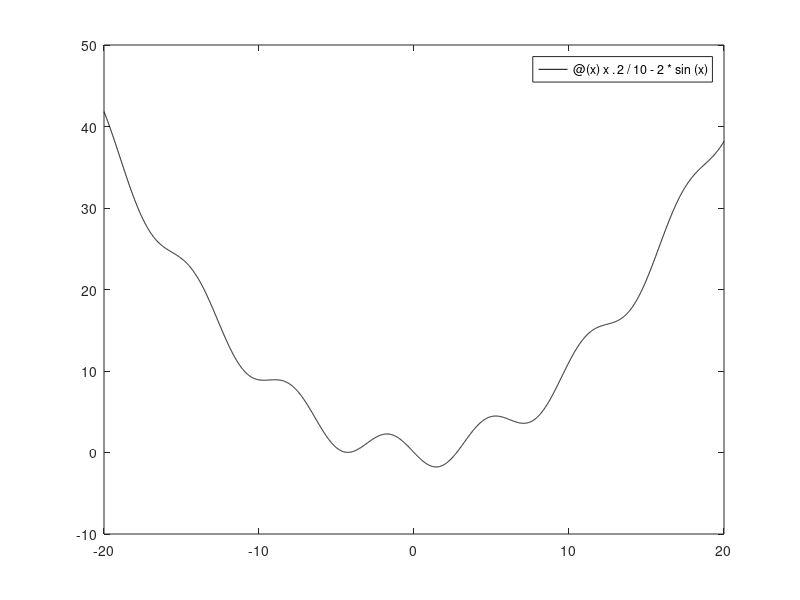

Write MATLAB code to recreate this figure. (Note: this script raises an error after producing the figure.)
%--------------------------------------------------------------------------
% auther:Binglong Zhu
% Email: blzhu@buaa.edu.cn; sdszbl@163.com
% Date: 2022年5月14日20:20:51
% Function: Successive Parabolic Interpolation + Axesion transformation
%--------------------------------------------------------------------------
clc;
close all;
clear all;

format long;
figure(1)
%% function 1
%  f=@(x)x.^3-13*x.^2+20*x+100;% best_position= 7.813437226365976,best_fitness= -60.369882183024487
% Vmin=-5;
% Vmax=20;
% fplot(f,[Vmin Vmax],'k');hold on;
% % axis equal;
% xbest=12;
% [x,fo]=successiveparabolicinterpolation(f,Vmin,Vmax,xbest);




%% function 2
% https://github.com/gopherclass/successive-parabolic-interpolation
% best_position= 1.427551777634208 ,best_fitness=-1.775725653147415
f=@(x)x.^2/10-2*sin(x);
Vmin=-20;
Vmax=20;
fplot(f,[Vmin Vmax],'k');hold on;
% axis equal;
xbest=-14;
[x,fo]=successiveparabolicinterpolation(f,Vmin,Vmax,xbest);


saveas( 1, 'Result.jpg')

figure(2)
plot(1:1:numel(fo),fo,'-*')
saveas( 2, 'ft.jpg')

disp(['best_position:' num2str(x(end),'% 20.16g') ',best_fitness:' ...
    num2str(fo(end),'% 20.16g')] );


%% Subfunction
function [xiter,fiter]=successiveparabolicinterpolation(f,Vmin,Vmax,xbest)
if Vmin>xbest || xbest>Vmax
    disp('ERROR! the xbest should be given in range of [Vmin,Vmax]!');
    xiter=xbest;
    fiter=f(xbest);
    return;
end
xtol=1e-4;
ytol=1e-8;
kmax=10;
pmax=3;
for k=1:kmax
    
    beta=(Vmax-Vmin)/5*(kmax-k+1)/kmax % Maximum axial transformation radius，越小越慢的走出下坡，越小越难跳出局部最优，大了利于全局搜索
    betaArr(k)=beta;
    delt=beta;% trust domain radius,越小越利于局部搜索，越大越利于全局搜索
    
    % 生成初始三个点，这三个点要确保在区间内
    xc=[xbest-delt*rand xbest  xbest+delt*rand];% trust domain
    while 1
        if xc(1)>Vmin && xc(3)<Vmax
            break;
        else
            xc=[xbest-delt*rand xbest  xbest+delt*rand];% trust domain
        end
    end
    fc=f(xc);% solve Error value
    %三点按误差函数升序排列
    [fc,fcI]=sort(fc);% ascending order
    xc=xc(fcI);
    
    
    xbest=xc(1);
    ybest=fc(1);
    
    % 绘制出这三个点
    plot(xc,fc,'o','markerfacecolor','w');% plot three points
    
    %求极点位置对称轴xe
    xe=(fc(1)*(xc(2)^2-xc(3)^2)-fc(2)*(xc(1)^2-xc(3)^2)+fc(3)*(xc(1)^2-xc(2)^2))/(2*(fc(1)*(xc(2)-xc(3))-fc(2)*(xc(1)-xc(3))+fc(3)*(xc(1)-xc(2))));
    if isnan(xe)||isinf(xe)
        xe=xc(1);
    end
    
    %求解xe处误差函数fxe
    if xe<Vmax && xe>Vmin
        fxe=f(xe);
        [a,b,c]=parabola(xc,fc);%当前抛物线绘图
        plot(xe,fxe,'o','markerfacecolor','w','color','b');hold on;%plot the vertex of the parabola
        
    else
        fxe= inf ;
    end
    
    if fxe<fc(1)
        xbest=xe; % 每个分支都给xbest和ybest赋值
        ybest=fxe;
        %抛物线搜索
        p=0;
        while 1
            p=p+1
            if(p>pmax)
                break;
            end
            if any(abs(xe-xc)<xtol) || all(abs(fxe-fc)<ytol)
                break;
            else
                if fxe<fc(1)
                    xc(3)=xe;% 用新找的最好的解xe代替之前最差的xc(3)
                    fc(3)=fxe;
                    [xe,fxe]=Parabolic(f,Vmax,Vmin,xc,fc)%有可能fxe变大了
                    if Vmin>xe || xe>Vmax %如果xe不在参数范围内，则给定xbest
                        xe=xbest;
                        fxe=ybest;
                    else %求出新的fxe，新的fxe可能变大了
                        if fxe<ybest
                        xbest=xe;
                        ybest=fxe;
                        end
                    end
                else
                    break;
                end
            end
        end
    else
        %状态转移搜索
        xk=xc(1);%已有的误差最小的x
        
        xkm1=xc(2);%x(k-1) %中间误差xc(2)
        x2new=xk+beta*rand*(xk-xkm1)/norm(xk-xkm1);%x(k+1) TT转移算子
        fx2new=f(x2new);
        
        xkm1=xc(3);%x(k-1) %最大误差的处xc(2)
        x3new=xk+beta*rand*(xk-xkm1)/norm(xk-xkm1);%x(k+1) TT转移算子
        fx3new=f(x3new);
        
        if fx2new<=fx3new && fx2new<ybest
            xbest=x2new;
            ybest=fx2new;
            drawarrow([xc(2), f(xc(2))], [xbest, ybest]);hold on;% 有箭头就表明有抛物线开口朝下了
            plot(xbest,ybest,'p');hold on;% the best point with minimum f
        elseif fx3new<fx2new && fx3new<ybest
            xbest=x3new;
            ybest=fx3new;
            drawarrow([xc(3), f(xc(3))], [xbest, ybest]);hold on;% 有箭头就表明有抛物线开口朝下了
            plot(xbest,ybest,'p');hold on;% the best point with minimum f
        end
        
    end
    %     %如果是最后一次迭代，这特意求出最优解xbest的y值
    %     ybest=f(xbest);
    %
    xiter(k)=xbest;
    fiter(k)=ybest;
    if k>1 && ybest>fiter(k-1)
        disp('error!');
    end
end
plot(xbest,ybest,'*');hold on;% the best point with minimum f
end

%% 抛物线插值求极值
function [xe,fxe]=Parabolic(f,Vmax,Vmin,x,fx)
% 按误差升序排列
[fx,fxI]=sort(fx);% ascending order
x=x(fxI);

% 找到过(xi,fxi)这三点的抛物线的对称轴x，或者说求极点位置对称轴xe
xe=(fx(1)*(x(2)^2-x(3)^2)-fx(2)*(x(1)^2-x(3)^2)+fx(3)*(x(1)^2-x(2)^2))/(2*(fx(1)*(x(2)-x(3))-fx(2)*(x(1)-x(3))+fx(3)*(x(1)-x(2))));
if isnan(xe)||isinf(xe)
    xe=x(1);
end

%求解xe处误差函数fxe
if xe<Vmax && xe>Vmin
    fxe=f(xe);
    plot(xe,fxe,'o','markerfacecolor','w','color','b');hold on;%plot the vertex of the parabola
else
    fxe= inf ;
end

end



% 绘制抛物线，并给出系数a b c
function [a,b,c]=parabola(xc,fc)
x1=xc(1);x2=xc(2);x3=xc(3);
y1=fc(1);y2=fc(2);y3=fc(3);
% x1=p1(1);y1=p1(2);
% x2=p2(1);y2=p2(2);
% x3=p3(1);y3=p3(2);
if x1~=x2 && x2~=x3 && x1~=x3
    a=-((-x2* y1+x3 *y1+x1* y2-x3* y2-x1* y3+x2* y3)/((-x1+x2) *(x2-x3) *(-x1+x3)));
    b=-((x2^2 *y1 - x3^2 *y1 - x1^2 *y2 + x3^2 *y2 + x1^2 *y3 - x2^2 *y3)/((x1 - x2) *(x1 - x3) *(x2 - x3)));
    c=-((-x2^2 *x3 *y1+x2 *x3^2 *y1+x1^2 *x3 *y2-x1 *x3^2 *y2-x1^2 *x2 *y3+x1 *x2^2 *y3)/((x1-x2)* (x1-x3) *(x2-x3)));
else
    a=0;b=0;c=0;
end

% P=[a,b,c];
% x=min(px):0.1:max(px);
px=xc;
x=linspace(min(px)-(max(px)-min(px))/0.5,max(px)+(max(px)-min(px))/0.5);
y=a*x.^2+b*x+c;
plot(x,y,'--');
hold on;
end

function drawarrow(x,y,lineType,ax)
switch nargin
    case 2
        lineType='arrow';
        ax=gca;
    case 3
        ax=gca;
end
% 调整坐标大小以适应箭头长度
xlim=ax.XLim;
ylim=ax.YLim;
xlimmin=xlim(1);xlimmax=xlim(2);
ylimmin=ylim(1);ylimmax=ylim(2);
if xlimmin>min(x(1),y(1)), xlimmin=min(x(1),y(1));end
if xlimmax<max(x(1),y(1)), xlimmax=max(x(1),y(1));end
if ylimmin>min(x(2),y(2)), ylimmin=min(x(2),y(2));end
if ylimmax<max(x(2),y(2)), ylimmax=max(x(2),y(2));end
ax.XLim = [xlimmin,xlimmax];
ax.YLim = [ylimmin,ylimmax];
xlim=ax.XLim;
ylim=ax.YLim;
pos=ax.Position;
x_ratio = pos(3)/(xlim(2)-xlim(1));
y_ratio = pos(4)/(ylim(2)-ylim(1)); % 缩放比例
orig_pos=[-xlim(1)*x_ratio+pos(1),-ylim(1)*y_ratio+pos(2)]; % figure坐标系中的原点坐标
x=x.*[x_ratio,y_ratio];y=y.*[x_ratio,y_ratio];
x=x+orig_pos;y=y+orig_pos;
% annotation(lineType,[x(1),y(1)],[x(2),y(2)])
ar=annotation(lineType,[x(1),y(1)],[x(2),y(2)]);
ar.Color='Red';
ar.LineStyle='--';
ar.LineWidth=1;
end
